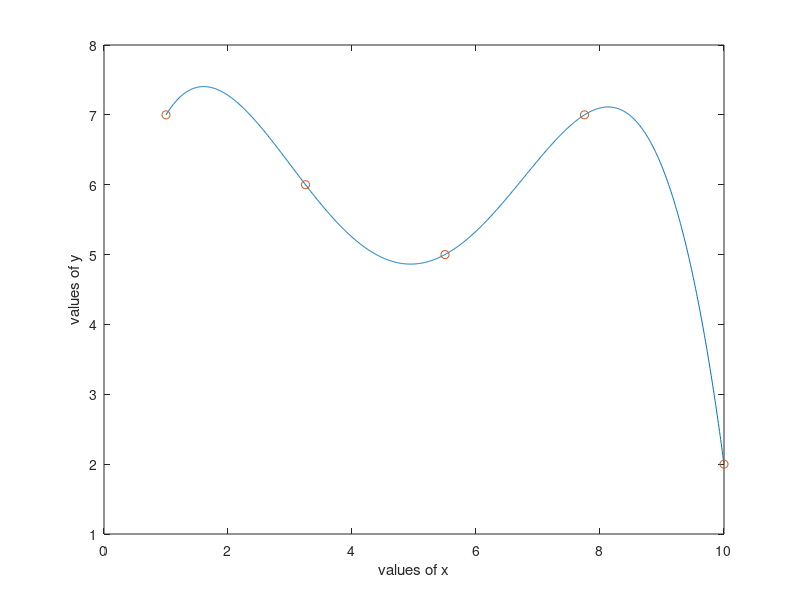

The MATLAB script that drew this image:
clc 
close all 
clear all
N = 5;
x = linspace(1,10,N);
y = randi(10,[1,N]);

y = y';
G=[];
for i =1:length(x)
    a= x(i);
    G = [G;1 a^1 a^2 a^3 a^4];
    
end
disp(G)
b= inv(G);
m = b*y
xi= linspace(x(1),x(end),1000);
xi=xi';
g=[];
for n=0:4
   
    g= [g xi.^n];
end
yi=g*m
plot(xi,yi)
hold on
plot(x,y,'o')
xlabel('values of x')
ylabel('values of y')
